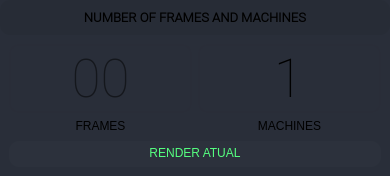
                     <widget class="QFrame" name="frame_div_number_frames">
                      <property name="minimumSize">
                       <size>
                        <width>0</width>
                        <height>170</height>
                       </size>
                      </property>
                      <property name="maximumSize">
                       <size>
                        <width>390</width>
                        <height>200</height>
                       </size>
                      </property>
                      <property name="styleSheet">
                       <string notr="true">background-color: rgb(41, 46, 57);
border-radius: 10px;
</string>
                      </property>
                      <property name="frameShape">
                       <enum>QFrame::NoFrame</enum>
                      </property>
                      <property name="frameShadow">
                       <enum>QFrame::Raised</enum>
                      </property>
                      <layout class="QVBoxLayout" name="verticalLayout_14">
                       <property name="spacing">
                        <number>0</number>
                       </property>
                       <property name="leftMargin">
                        <number>0</number>
                       </property>
                       <property name="topMargin">
                        <number>0</number>
                       </property>
                       <property name="rightMargin">
                        <number>0</number>
                       </property>
                       <property name="bottomMargin">
                        <number>0</number>
                       </property>
                       <item>
                        <widget class="QFrame" name="frame_title_wid_3">
                         <property name="maximumSize">
                          <size>
                           <width>16777215</width>
                           <height>35</height>
                          </size>
                         </property>
                         <property name="styleSheet">
                          <string notr="true">background-color: rgb(39, 44, 54);</string>
                         </property>
                         <property name="frameShape">
                          <enum>QFrame::StyledPanel</enum>
                         </property>
                         <property name="frameShadow">
                          <enum>QFrame::Raised</enum>
                         </property>
                         <layout class="QVBoxLayout" name="verticalLayout_16">
                          <item>
                           <widget class="QLabel" name="labelBoxBlenderInstalation_3">
                            <property name="font">
                             <font>
                              <family>Roboto Light</family>
                              <pointsize>10</pointsize>
                              <weight>75</weight>
                              <bold>true</bold>
                             </font>
                            </property>
                            <property name="styleSheet">
                             <string notr="true"/>
                            </property>
                            <property name="text">
                             <string>NUMBER OF FRAMES AND MACHINES</string>
                            </property>
                            <property name="alignment">
                             <set>Qt::AlignCenter</set>
                            </property>
                           </widget>
                          </item>
                         </layout>
                        </widget>
                       </item>
                       <item>
                        <widget class="QFrame" name="frame_content_wid_3">
                         <property name="frameShape">
                          <enum>QFrame::NoFrame</enum>
                         </property>
                         <property name="frameShadow">
                          <enum>QFrame::Raised</enum>
                         </property>
                         <layout class="QVBoxLayout" name="verticalLayout_17">
                          <item>
                           <layout class="QGridLayout" name="gridLayout_4">
                            <item row="1" column="1">
                             <widget class="QLabel" name="label_machines">
                              <property name="maximumSize">
                               <size>
                                <width>16777215</width>
                                <height>20</height>
                               </size>
                              </property>
                              <property name="font">
                               <font>
                                <family>Segoe UI</family>
                               </font>
                              </property>
                              <property name="styleSheet">
                               <string notr="true"/>
                              </property>
                              <property name="lineWidth">
                               <number>1</number>
                              </property>
                              <property name="text">
                               <string>MACHINES</string>
                              </property>
                              <property name="alignment">
                               <set>Qt::AlignCenter</set>
                              </property>
                             </widget>
                            </item>
                            <item row="0" column="1">
                             <widget class="QLineEdit" name="lineEdit_machines">
                              <property name="minimumSize">
                               <size>
                                <width>100</width>
                                <height>60</height>
                               </size>
                              </property>
                              <property name="font">
                               <font>
                                <family>Roboto Thin</family>
                                <pointsize>40</pointsize>
                               </font>
                              </property>
                              <property name="styleSheet">
                               <string notr="true">QLineEdit {
	background-color: rgb(41, 46, 57);
	border-radius: 10px;
	border: 2px solid rgb(41, 45, 56);
	padding: 0px;
	selection-background-color: rgb(85, 170, 255);
}
QLineEdit:hover {
	border: 2px solid rgb(64, 71, 88);
}
QLineEdit:focus {
	border: 2px solid rgb(85, 170, 255);
	background-color: rgb(43, 49, 57);
}</string>
                              </property>
                              <property name="text">
                               <string>1</string>
                              </property>
                              <property name="maxLength">
                               <number>4</number>
                              </property>
                              <property name="alignment">
                               <set>Qt::AlignCenter</set>
                              </property>
                              <property name="placeholderText">
                               <string>1</string>
                              </property>
                             </widget>
                            </item>
                            <item row="0" column="0">
                             <widget class="QLineEdit" name="lineEdit_frames">
                              <property name="minimumSize">
                               <size>
                                <width>100</width>
                                <height>60</height>
                               </size>
                              </property>
                              <property name="font">
                               <font>
                                <family>Roboto Thin</family>
                                <pointsize>40</pointsize>
                               </font>
                              </property>
                              <property name="styleSheet">
                               <string notr="true">QLineEdit {
	background-color: rgb(41, 46, 57);
	border-radius: 10px;
	border: 2px solid rgb(41, 45, 56);
	padding: 0px;
	selection-background-color: rgb(85, 170, 255);
}
QLineEdit:hover {
	border: 2px solid rgb(64, 71, 88);
}
QLineEdit:focus {
	border: 2px solid rgb(85, 170, 255);
	background-color: rgb(43, 49, 57);
}</string>
                              </property>
                              <property name="text">
                               <string/>
                              </property>
                              <property name="maxLength">
                               <number>8</number>
                              </property>
                              <property name="alignment">
                               <set>Qt::AlignCenter</set>
                              </property>
                              <property name="placeholderText">
                               <string>00</string>
                              </property>
                             </widget>
                            </item>
                            <item row="1" column="0">
                             <widget class="QLabel" name="label_frames">
                              <property name="maximumSize">
                               <size>
                                <width>16777215</width>
                                <height>20</height>
                               </size>
                              </property>
                              <property name="font">
                               <font>
                                <family>Segoe UI</family>
                               </font>
                              </property>
                              <property name="styleSheet">
                               <string notr="true"/>
                              </property>
                              <property name="lineWidth">
                               <number>1</number>
                              </property>
                              <property name="text">
                               <string>FRAMES</string>
                              </property>
                              <property name="alignment">
                               <set>Qt::AlignCenter</set>
                              </property>
                             </widget>
                            </item>
                            <item row="2" column="0" colspan="2">
                             <widget class="QLabel" name="label_current_render">
                              <property name="styleSheet">
                               <string notr="true">background-color: rgb(44, 49, 60);
border-radius: 10px;
padding: 5px;
padding-bottom: 7px;
margin-top: 2px;
color: rgb(85, 255, 127);</string>
                              </property>
                              <property name="text">
                               <string>RENDER ATUAL</string>
                              </property>
                              <property name="alignment">
                               <set>Qt::AlignCenter</set>
                              </property>
                             </widget>
                            </item>
                           </layout>
                          </item>
                         </layout>
                        </widget>
                       </item>
                      </layout>
                     </widget>
